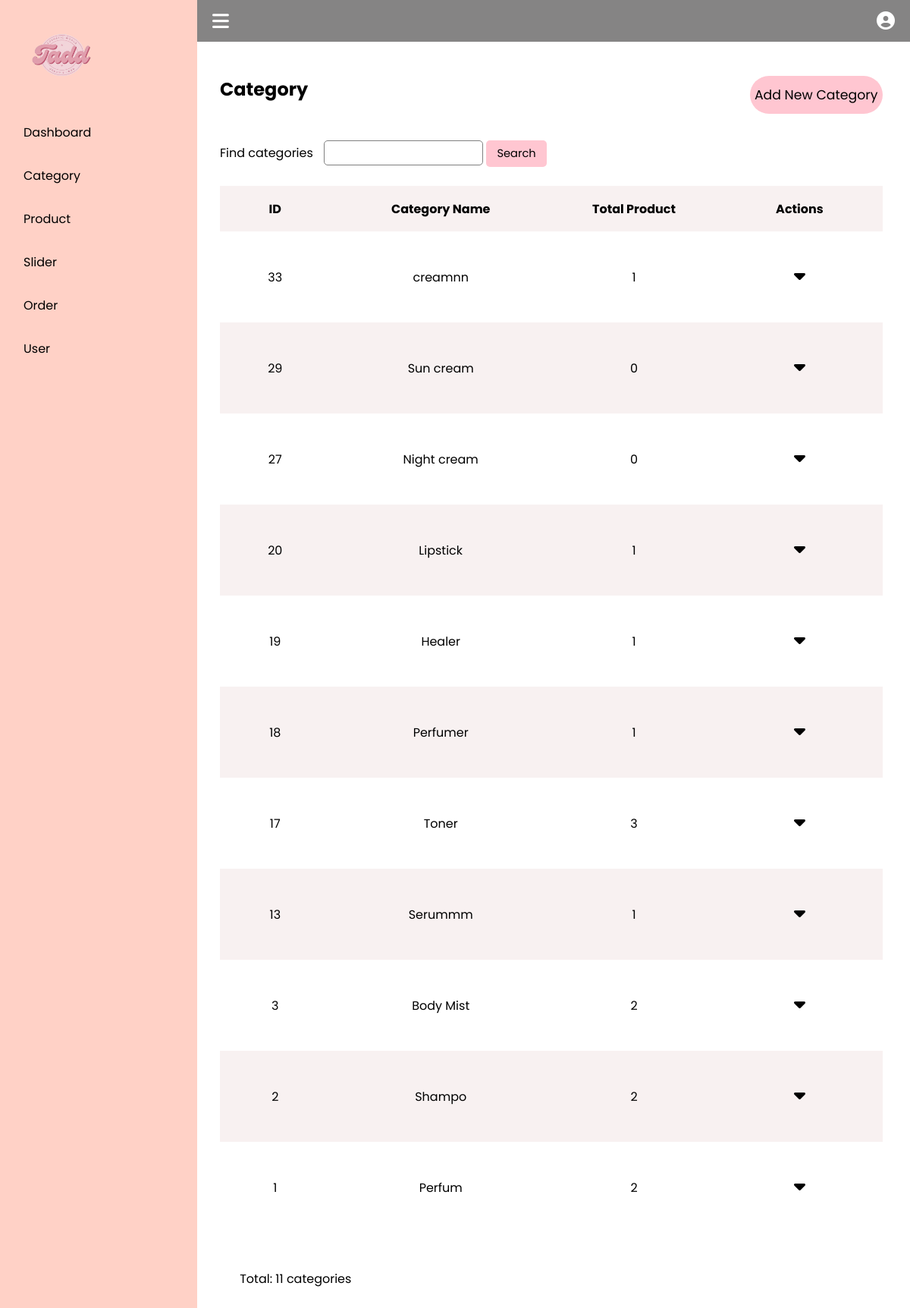
The app's page /admin/index.php?page=category (signed in) with its own data.
### tables this page shows
CREATE TABLE `category` (
  `category_id` int(11) NOT NULL,
  `category_name` varchar(100) NOT NULL
);

### admin/modules/category/show.php (the view, shortened to what this page needs)
<?php
function show_single_category($result, $i){
    include("../config/connection.php");
    $row = $result->fetch_row();
    $id = $row[0];
    $name = $row[1];
    $sql = "select count(*) from product where category_id = '$id' order by category_id desc";
    $total_prods = $con->query($sql)->fetch_row()[0];
    if ($i % 2 != 0) {
        echo "<tr class = 'stripped-row'>";
    } else {
        echo "<tr>";
    }
    echo "<td>$id</td>";
    echo "<td>$name</td>";
    echo "<td>$total_prods</td>";
    echo "<td class = 'category-actions'>";
    echo "<i class='fas fa-caret-down   actions-button'></i>";
    echo "</td>";
    echo "</tr>";
}
function show_all_category($result){
    for ($i = 0; $i < $result->num_rows; $i++) {
        show_single_category($result, $i);
    }
}
?>
<div class="view-and-search">
    <div class="search-box">
        <form method="POST" action="">
            <span>Find categories</span>
            <input type="text" name="s_query" class="search-term" id="category-search-term">
            <input type="submit" name="search" class="search_sub" value="Search">
        </form>
    </div>
</div>
<div class="table-container" id="category-table-container">
    <table border=0 id="category-table">
        <thead>
            <tr>
                <th style="width: 10%;" id="category-id">ID
                </th>
                <th style="width: 20%;" id="title">Category Name
                </th>
                <th style="width: 15%;" id="total_pro">Total Product
                </th>
                <th style="width: 15%;" id="category-actions">Actions</th>
            </tr>
        </thead>
        <tbody>
            <?php
            $temp = 0;
            if (isset($_SESSION["query"])) {
                $sql = "select * from category where category_id like '%$_SESSION[query]%' or category_name like '%$_SESSION[query]%' ";
                $totalItemsQuery = "SELECT COUNT(*) as total FROM category where category_id like '%$_SESSION[query]%' or category_name like '%$_SESSION[query]%' ";
            } else {
                $sql = "select * from category order by category_id desc ";
            }
            $result = $con->query($sql);
            if ($result->num_rows > 0) {
                $temp = $result->num_rows;
                show_all_category($result);
            } else {
                echo "<tr><td colspan = 4 style = 'color: red; height: 35px;' >Let create firt category!</td></tr>";
            }
            ?>
        </tbody>
    </table>
</div>
<div class="pagination-container">
    <div class="showing-status">
        <span>Total: </span>
        <?php
        echo "<span class='value'>$temp</span>"
            ?>
        <span>categories</span>
</div>

### admin/css/style.css (style rules this page uses)
* { margin: 0; padding: 0; box-sizing: border-box; font-family: "Poppins", sans-serif; }
.pagination-container { height: 80px; align-items: center; display: flex; justify-content: space-between; padding: 3%; }
.showing-status { margin-top: 40px; width: 30%; }
.stripped-row { background-color: #f8f1f1; }
.view-and-search { margin-top: 50px; width: 100%; display: flex; justify-content: space-between; height: 5vh; }
.search-box { width: 60%; }
.search-box span { margin-right: 10px; }
.search-term { height: 33px; padding-left: 14px; width: 40%; font-size: 12.5pt; border-radius: 5px; border: 1px solid gray; }
.search_sub { width: 80px; height: 35px; font-size: 11pt; background-color:#FFC6D1; border: none; border-radius: 5px; }
.table-container { width: 100%; margin-top: 20px; }

### admin/css/category.css (style rules this page uses)
#category-table { width: 100%; border-collapse: collapse; }
#category-table th { background-color: #f8f1f1; height: 60px; }
#category-table td { height: 120px; text-align: center; }
.category-actions { position: relative; }
.category-actions i { cursor: pointer; font-size: 18pt; }

### records on screen
category: category_id "33", category_name "creamnn", total_prods "1"
category: category_id "29", category_name "Sun cream", total_prods "0"
category: category_id "27", category_name "Night cream", total_prods "0"
category: category_id "20", category_name "Lipstick", total_prods "1"
category: category_id "19", category_name "Healer", total_prods "1"
category: category_id "18", category_name "Perfumer", total_prods "1"
category: category_id "17", category_name "Toner", total_prods "3"
category: category_id "13", category_name "Serummm", total_prods "1"
category: category_id "3", category_name "Body Mist", total_prods "2"
category: category_id "2", category_name "Shampo"
category: category_id "1", category_name "Perfum", total_prods "2"

### other values on screen
$temp "11"
